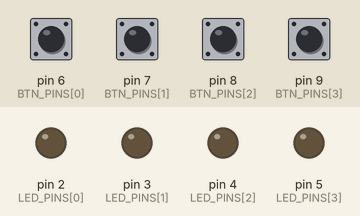
A program run on a simulated Arduino Uno, built with avr-gcc and run on an emulated ATmega328P. On the bench: output pins drawn as LEDs (lit = HIGH). The test bench sets the inputs (shaded band); at power-on: pin 6 (BTN_PINS[0]), pin 7 (BTN_PINS[1]), pin 8 (BTN_PINS[2]), pin 9 (BTN_PINS[3]) HIGH. What the program prints to the serial monitor is not drawn.

Above: at 1.2 s.
1.3 s: pin 6 (BTN_PINS[0]) pulled LOW for 0.15 s
At 2.5 s:
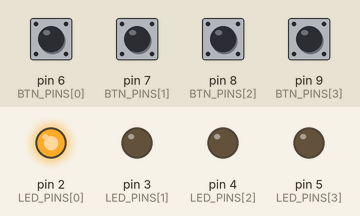
2.9 s: pin 7 (BTN_PINS[1]) pulled LOW for 0.15 s
At 3.6 s:
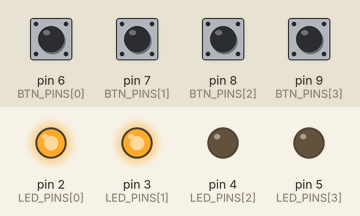
4.5 s: pin 8 (BTN_PINS[2]) pulled LOW for 0.15 s
At 4.9 s:
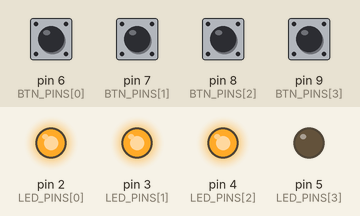
6.1 s: pin 9 (BTN_PINS[3]) pulled LOW for 0.15 s
At 7.2 s:
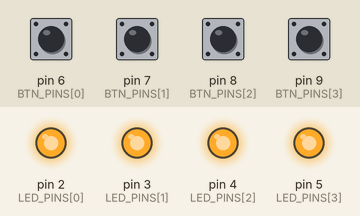
7.7 s: pin 6 (BTN_PINS[0]) pulled LOW for 1 s
At 8.5 s:
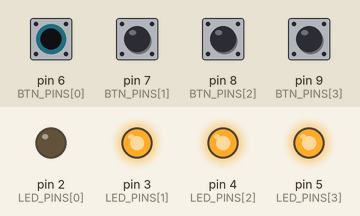
10.2 s: pin 7 (BTN_PINS[1]) pulled LOW for 1 s
At 11.6 s:
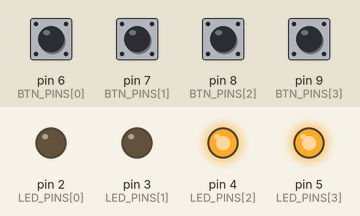
Timing chart, 0 to 13.2 s (numbered marks = the images above; inputs shaded):
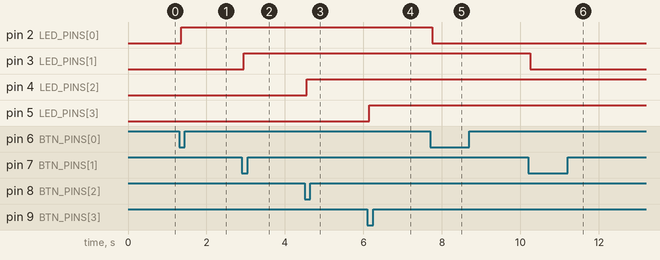

The program:

main.cpp
```cpp
#include <Arduino.h>

/*
 * Projeto: 4 LEDs e 4 Botões - Arduino Uno
 * Descrição: Cada botão controla o seu LED correspondente.
 *            Pressionar o botão liga/desliga o LED (toggle).
 *
 * Ligações:
 * ┌─────────┬────────────┬──────────────────────────────────────┐
 * │ Pino    │ Componente │ Notas                                │
 * ├─────────┼────────────┼──────────────────────────────────────┤
 * │ D2      │ LED 1      │ Com resistência de 220Ω para GND     │
 * │ D3      │ LED 2      │ Com resistência de 220Ω para GND     │
 * │ D4      │ LED 3      │ Com resistência de 220Ω para GND     │
 * │ D5      │ LED 4      │ Com resistência de 220Ω para GND     │
 * │ D6      │ Botão 1    │ INPUT_PULLUP (outro terminal ao GND) │
 * │ D7      │ Botão 2    │ INPUT_PULLUP (outro terminal ao GND) │
 * │ D8      │ Botão 3    │ INPUT_PULLUP (outro terminal ao GND) │
 * │ D9      │ Botão 4    │ INPUT_PULLUP (outro terminal ao GND) │
 * └─────────┴────────────┴──────────────────────────────────────┘
 */

// ── Pinos dos LEDs ──────────────────────────────────────────────
const int LED_PINS[4] = {2, 3, 4, 5};

// ── Pinos dos Botões ────────────────────────────────────────────
const int BTN_PINS[4] = {6, 7, 8, 9};

// ── Estado dos LEDs (true = aceso) ──────────────────────────────
bool ledState[4] = {false, false, false, false};

// ── Último estado lido dos botões (para debounce) ───────────────
bool lastBtnState[4]    = {HIGH, HIGH, HIGH, HIGH};
bool currentBtnState[4] = {HIGH, HIGH, HIGH, HIGH};

// ── Tempo do último evento de debounce por botão ────────────────
unsigned long lastDebounceTime[4] = {0, 0, 0, 0};
const unsigned long DEBOUNCE_DELAY = 50; // ms

// ────────────────────────────────────────────────────────────────
void setup() {
  Serial.begin(9600);
  Serial.println("=== 4 LEDs + 4 Botões iniciado ===");

  for (int i = 0; i < 4; i++) {
    pinMode(LED_PINS[i], OUTPUT);
    digitalWrite(LED_PINS[i], LOW);

    // INPUT_PULLUP: sem resistência externa necessária
    pinMode(BTN_PINS[i], INPUT_PULLUP);
  }
}

// ────────────────────────────────────────────────────────────────
void loop() {
  for (int i = 0; i < 4; i++) {
    int reading = digitalRead(BTN_PINS[i]);

    // Resetar o timer de debounce se a leitura mudou
    if (reading != lastBtnState[i]) {
      lastDebounceTime[i] = millis();
    }

    // Verificar se passou tempo suficiente (debounce estável)
    if ((millis() - lastDebounceTime[i]) > DEBOUNCE_DELAY) {
      // Se o estado confirmado mudou
      if (reading != currentBtnState[i]) {
        currentBtnState[i] = reading;

        // Acionar apenas na descida (botão pressionado = LOW com PULLUP)
        if (currentBtnState[i] == LOW) {
          ledState[i] = !ledState[i];
          digitalWrite(LED_PINS[i], ledState[i] ? HIGH : LOW);

          Serial.print("Botão ");
          Serial.print(i + 1);
          Serial.print(" pressionado → LED ");
          Serial.print(i + 1);
          Serial.println(ledState[i] ? " LIGADO" : " DESLIGADO");
        }
      }
    }

    lastBtnState[i] = reading;
  }
}
```

Measured:
- after the input at 1.3 s, pin 2 (LED_PINS[0]): LOW → HIGH after 0.05 s
- after the input at 2.9 s, pin 3 (LED_PINS[1]): LOW → HIGH after 0.05 s
- after the input at 4.5 s, pin 4 (LED_PINS[2]): LOW → HIGH after 0.05 s
- after the input at 6.1 s, pin 5 (LED_PINS[3]): LOW → HIGH after 0.05 s
- after the input at 7.7 s, pin 2 (LED_PINS[0]): HIGH → LOW after 0.05 s
- after the input at 10.2 s, pin 3 (LED_PINS[1]): HIGH → LOW after 0.05 s
